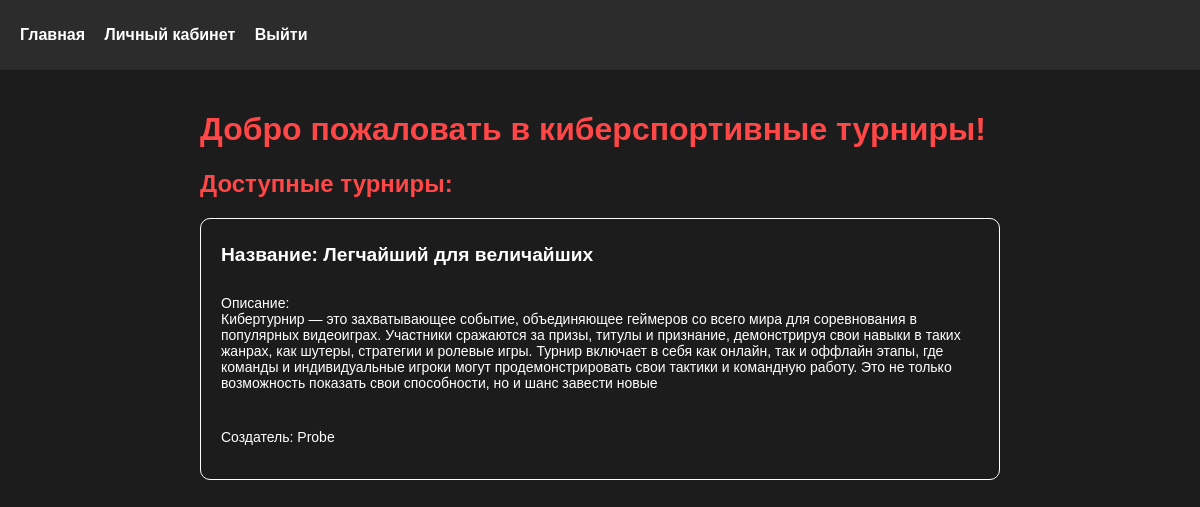
Page /index (signed in) on the committed database.
### models/Tournament.py (models this page shows, shortened)
class Tournament(db.Model, Base):
    __tablename__ = "tournaments"
    id = db.Column(db.Integer, primary_key=True)
    name = db.Column(db.String(100))
    description = db.Column(db.Text, nullable=True)
    creator_user_id = db.Column("creator_user_id", db.String(20), db.ForeignKey(User.id))

### models/User.py (models this page shows, shortened)
class User(db.Model, UserMixin):
    __tablename__ = 'users'
    id = db.Column(db.String(20), primary_key=True, default=str(uuid4()))
    username = db.Column(db.String(20), unique=True, nullable=False)
    password = db.Column(db.String(50), nullable=False)
    @classmethod
    def get_user_by_id(cls, id):
        return cls.query.filter_by(id=id).first()

### routes/mainRouter.py (the view)
@mainRouter.route('/')
@mainRouter.route('/index')
def index():
    tournaments = Tournament.query\
        .join(User, Tournament.creator_user_id == User.id)\
        .add_columns(User.username, Tournament.creator_user_id, Tournament.id, Tournament.name, Tournament.description)\
        .all()\
    is_participant_tournaments = User.query\
        .join(Tournament_participants, Tournament_participants.user_id == User.id)\
        .add_columns(Tournament_participants.tournament_id)\
        .all()\
    is_participant_tournaments = map(lambda tour: tour.tournament_id, is_participant_tournaments)
    return render_template('pages/index.html', tournaments=tournaments, is_participant_tournaments=is_participant_tournaments)

### app.py (called while the page is built)
@login_manager.user_loader
def load_user(user_id):
    return User.get_user_by_id(user_id)

### templates/pages/index.html (shortened to what this page needs)
{% extends 'pages/base.html' %}
{% block content %}
<h1>Добро пожаловать в киберспортивные турниры!</h1>
{% if tournaments %}
    <h2>Доступные турниры:</h2>
    <ul>
        {% for tournament in tournaments %}
            <a style='color: white; text-decoration: none' href="{{ url_for('tournamentRouter.tournament', tournament_id=tournament.id) }}">
                <li class="tournament">
                    <h5>Название: {{ tournament.name }}</h5>
                    <p>Описание: <br>{{ tournament.description }}</p>
                    <p>Создатель: {{ tournament.username }}</p>
                </li>
            </a>
        {% endfor %}
    </ul>
{% else %}
    <p>Турниров пока нет.</p>
{% endif %}
{% endblock %}

### static/style.css (style rules this page uses)
body { background-color: #1c1c1c; color: #fff; font-family: 'Arial', sans-serif; margin: 0; padding: 0; }
h1, h2, h3 { color: #ff4747; }
a { color: #ff4747; text-decoration: none; }
.tournament { display: flex; flex-direction: column; gap: 10px; border: white 1px solid; padding: 20px; border-radius: 10px; }
.tournament h5 { font-size: larger; margin: 5px 0; }
ul { list-style-type: none; padding: 0; }
ul li { margin-bottom: 20px; }
ul li p { font-size: 14px; }

### rows in the picture
Tournament: name "Легчайший для величайших", description "Кибертурнир — это захватывающее событие, объединяющее геймеров со всего мира для соревнования в популярных видеоиграх. Участники сражаются за призы, титулы и признание, демонстрируя свои навыки в таких жанрах, как шутеры, стратегии и ролевые игры. Турнир включает в себя как онлайн, так и оффлайн этапы, где команды и индивидуальные игроки могут продемонстрировать свои тактики и командную работу. Это не только возможность показать свои способности, но и шанс завести новые", username "Probe"
